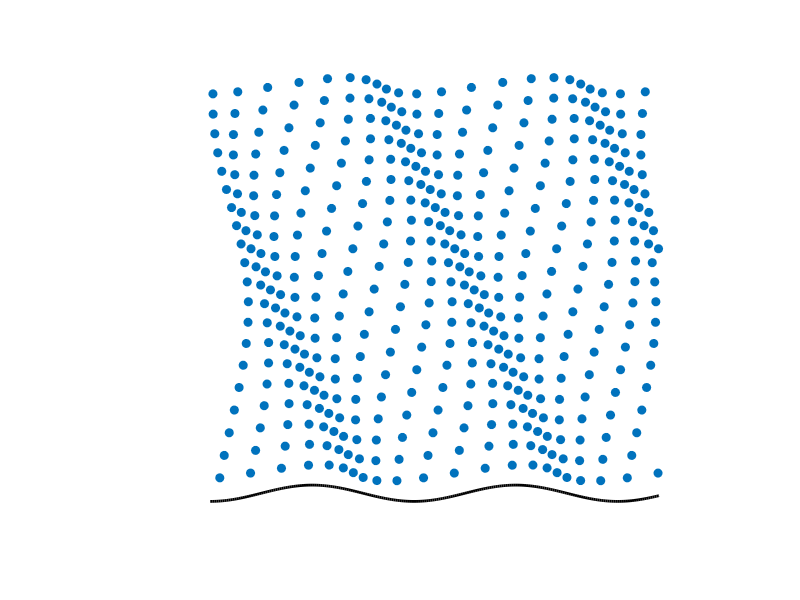

The MATLAB source for this figure:
% Animation of a sound field
close all
clear

%Number of frames
Nframes=50;

rho=1.2
omega=10*2*pi;
c=340;
k0=omega/c;

%Part1 vibrating plate
%create x-vector
x=0:0.1:40;
xp=1:1:40;
yp=1:1:20;
nx=length(xp);
ny=length(yp);

[xp,yp]=meshgrid(xp,yp);
xp=reshape(xp,nx*ny,1);
yp=reshape(yp,nx*ny,1);



%wavelength on the plate
lambda=10;
%wavnumber: 
kb=2*pi/lambda;

k0=kb*1.1


% Amplitude of the wave
vb=0.4;

% wave
xi=vb*exp(-j*kb*x);

figure(1);
kx=kb;
ky=sqrt(k0^2-kx^2);
ky=real(ky)-j*imag(ky);
Ay=vb;
Ax=kx*vb/ky;

xiAirX= Ax*exp(-j*kx*xp).*exp(-j*ky*yp);
xiAirY= Ay*exp(-j*kx*xp).*exp(-j*ky*yp);

for iframe=1:Nframes
    ExpTime=exp(j*2*pi*iframe/20);
    xiReal=real(xi*ExpTime);
    xiAirXReal=xp+real(xiAirX*ExpTime);
    xiAirYReal=yp+real(xiAirY*ExpTime);
    
    clf
    plot(x,xiReal,'LineWidth',2,'Color',[0 0 0]);hold on
    plot(xiAirXReal, xiAirYReal, 'MarkerFaceColor',[0 0.447058826684952 0.74117648601532],...
    'Marker','o',...
    'LineStyle','none',...
    'Color',[0 0.447058826684952 0.74117648601532]);
    hold off
    
    xlim([-2 22])
    ylim([-2 22])
    axis equal
    axis off
    
    drawnow
    %pause(0.5)
end







